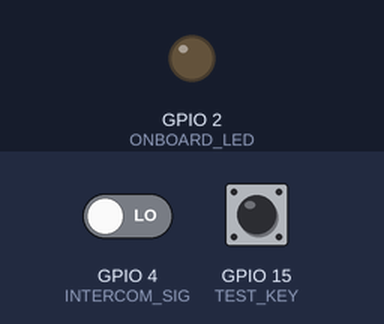
This program was run on a simulated ESP32. Shown: output pins drawn as LEDs (lit = HIGH). The test bench sets the inputs (shaded band); at power-on: GPIO 4 (INTERCOM_SIG) LOW, GPIO 15 (TEST_KEY) LOW. WiFi joins after 1.5 s; servers stay silent unless stated.

Above: at 0.1 s.
At 1.6 s:
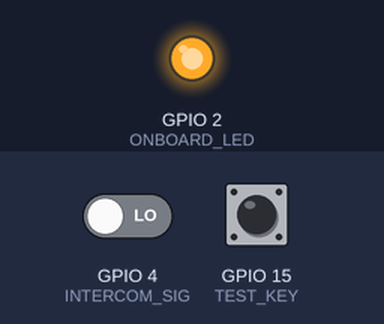
Timing chart, 0 to 3.1 s (numbered marks = the images above):
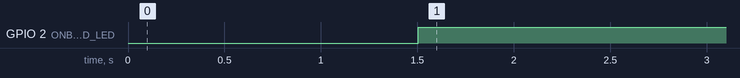

The program:

main.cpp
```cpp
/**
 * @file main.cpp
 *
 * Home intercom notifier via Internet messenger DIY with ESP32
 */

#include <Arduino.h>
#include <WiFi.h>

#include "messenger_post_simple.h"
#include "comm_secrets.h"

#define TEST_KEY_ENABLE


/* File internal constants */
static const uint32_t SIG_INTERVAL_MS = 10000;
static const uint8_t  ONBOARD_LED     = 2;  // At ESP32 Dev Module
static const uint8_t  INTERCOM_SIG    = 4;
#ifdef TEST_KEY_ENABLE
  static const uint8_t TEST_KEY = 15;
#endif

/* Setup section - runs once */
void setup() {
  pinMode(ONBOARD_LED, OUTPUT);
  digitalWrite(ONBOARD_LED, LOW);
  pinMode(INTERCOM_SIG, INPUT);
  #ifdef TEST_KEY_ENABLE
    pinMode(TEST_KEY, INPUT);
  #endif

  WiFi.begin(WIFI_SSID, WIFI_PASS);
  // When no Wi-Fi module detected, blink indication and do nothing more
  if(WiFi.status() == WL_NO_SHIELD) {
    while(1) {
      digitalWrite(ONBOARD_LED, HIGH); delay(500);
      digitalWrite(ONBOARD_LED, LOW);  delay(500);
    }
  }
}


/* Loop section - runs repeatedly */
void loop() {
  // Wi-Fi connected LED indication
  if(WiFi.isConnected())
    digitalWrite(ONBOARD_LED, HIGH);
  else
    digitalWrite(ONBOARD_LED, LOW);

  // Signal detected process dispatch condition checking
  #ifdef TEST_KEY_ENABLE
    bool signal_detected = WiFi.isConnected() && (digitalRead(INTERCOM_SIG) || digitalRead(TEST_KEY));
  #else
    bool signal_detected = WiFi.isConnected() && digitalRead(INTERCOM_SIG);
  #endif

  // On signal detected process
  if(signal_detected) {
    discord_webhook_post(DISCORD_WEBHOOK_URL, "Doorbell rang");
    line_broadcast_post(LINE_CHANNEL_ACCESS_TOKEN, "Doorbell rang");

    // Quick blink for signal detected indication
    digitalWrite(ONBOARD_LED,  LOW); delay(100);
    digitalWrite(ONBOARD_LED, HIGH); delay(100);
    digitalWrite(ONBOARD_LED,  LOW); delay(100);
    digitalWrite(ONBOARD_LED, HIGH); delay(100);

    delay(SIG_INTERVAL_MS);
  }

  delay(250); // Prevent unnecessary too fast loop
}
```

comm_secrets_template.h
```cpp
/**
 * @file comm_secrets_template.h
 *
 * Secret constants definition (e.g. token, password, etc.)
 *
 * Copy it to `comm_secrets.h` and fill out values
 */
#ifndef _COMM_SECRETS_H_
#define _COMM_SECRETS_H_

#include <WString.h>


const char *WIFI_SSID = "";
const char *WIFI_PASS = "";

const String DISCORD_WEBHOOK_URL = "";
const String LINE_CHANNEL_ACCESS_TOKEN = "";


#endif /* _COMM_SECRETS_H_ */
```

Measured:
- by itself, GPIO 2 (ONBOARD_LED): LOW → HIGH at 1.5 s
